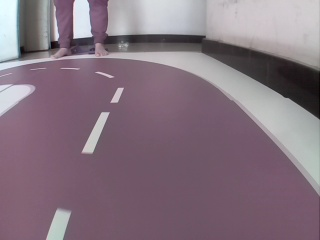
#> input picture data_all/100.jpg, 320 x 240 px, given in place of 1.jpg, which was not available
$ python test_fast_lane_detection.py   (Python 2 division)   (older library calls are emulated)
#> lines starting #> are read from the running program, lines starting #| are printed output that depends on the picture; after the words box and inside, x2 and y2 are one past the last pixel; in counts of white or black regions, pixels touching at a corner belong together; pictures that were not available may be replaced by others from this repository, and a replacement may not be noted
### lane_fit.py
import numpy as np
import cv2

def line_fit(binary_warped, window_size, line_margin, vertical_margin):
	"""
	Find and fit lane lines
	"""
	# Assuming you have created a warped binary image called "binary_warped"
	# Take a histogram of the bottom half of the image
	histogram = np.sum(binary_warped[binary_warped.shape[0]*2/4:,:], axis=0)
	# Create an output image to draw on and visualize the result
	out_img = (np.dstack((binary_warped, binary_warped, binary_warped))*255).astype('uint8')
	# Find the peak of the left and right halves of the histogram
	# These will be the starting point for the left and right lines
	midpoint = np.int(histogram.shape[0]/2)

	margin = window_size

	leftx_base = np.argmax(histogram[10:midpoint]) + margin/2
	rightx_base = np.argmax(histogram[midpoint:-margin/2]) + midpoint
	if rightx_base == midpoint:
		rightx_base = midpoint*2 - margin/2

	# Choose the number of sliding windows
	nwindows = 10
	# Set height of windows
	window_height = np.int(binary_warped.shape[0]/nwindows)
	# Identify the x and y positions of all nonzero pixels in the image
	nonzero = binary_warped.nonzero()
	nonzeroy = np.array(nonzero[0])
	nonzerox = np.array(nonzero[1])
	# Current positions to be updated for each window
	leftx_current = leftx_base
	rightx_current = rightx_base
	lefty_current = binary_warped.shape[0]
	righty_current = binary_warped.shape[0]
	# Set the width of the windows +/- margin

	# Set minimum number of pixels found to recenter window
	minpix = 5
	# Create empty lists to receive left and right lane pixel indices
	left_lane_inds = []
	right_lane_inds = []

	# Step through the windows one by one
	for window in range(nwindows):
		# Identify window boundaries in x and y (and right and left)
		win_y_low = binary_warped.shape[0] - (window+1)*window_height
		win_y_high = binary_warped.shape[0] - window*window_height
		win_xleft_low = leftx_current - margin
		win_xleft_high = leftx_current + margin
		win_xright_low = rightx_current - margin
		win_xright_high = rightx_current + margin
		# Draw the windows on the visualization image
		cv2.rectangle(out_img,(win_xleft_low,win_y_low),(win_xleft_high,win_y_high),(0,255,0), 2)
		cv2.rectangle(out_img,(win_xright_low,win_y_low),(win_xright_high,win_y_high),(0,255,0), 2)
		# Identify the nonzero pixels in x and y within the window
		good_left_inds = ((abs(nonzeroy-lefty_current)<vertical_margin )&(nonzeroy >= win_y_low) & (nonzeroy < win_y_high) & (nonzerox >= win_xleft_low) & (nonzerox < win_xleft_high)).nonzero()[0]
		good_right_inds = ((abs(nonzeroy-righty_current)<vertical_margin )&(nonzeroy >= win_y_low) & (nonzeroy < win_y_high) & (nonzerox >= win_xright_low) & (nonzerox < win_xright_high)).nonzero()[0]
		# Append these indices to the lists
		left_lane_inds.append(good_left_inds)
		right_lane_inds.append(good_right_inds)
		# If you found > minpix pixels, recenter next window on their mean position
		if len(good_left_inds) > minpix:
			leftx_current = np.int(np.mean(nonzerox[good_left_inds]))
			lefty_current = (win_y_high + win_y_low)/2
		if len(good_right_inds) > minpix:
			rightx_current = np.int(np.mean(nonzerox[good_right_inds]))
			righty_current = (win_y_high + win_y_low)/2

	# Concatenate the arrays of indices
	left_lane_inds = np.concatenate(left_lane_inds)
	right_lane_inds = np.concatenate(right_lane_inds)
	if rightx_base == midpoint*2 - margin/2:
		right_lane_inds = np.array([])

	if leftx_base == margin / 2:
		left_lane_inds = np.array([])

	leftx = np.array([0])
	lefty = np.array([0])
	rightx = np.array([0])
	righty = np.array([0])
	# Extract left and right line pixel positions
	try:
		leftx = nonzerox[left_lane_inds]
		lefty = nonzeroy[left_lane_inds]
	except:
		pass
	try:
		rightx = nonzerox[right_lane_inds]
		righty = nonzeroy[right_lane_inds]
	except:
		pass

	left_fit = [];
	right_fit = [];
	print np.size(leftx)
	print np.size(rightx)
	if np.size(leftx)<line_margin:
		pass
	else:

	# Fit a second order polynomial to each
		if np.size(leftx)<line_margin*3:
			try:
				left_fit = np.polyfit(lefty, leftx, 1)
			except:
				pass
		else:
			try:
			#left_fit = np.polyfit(lefty, leftx, 2)
				left_fit = np.polyfit(lefty, leftx, 3)
			except:
				pass
	if np.size(rightx)<line_margin:
		pass
	else:
		if np.size(rightx)<line_margin*3:
			try:
				right_fit = np.polyfit(righty, rightx, 1)
			except:
				pass
		else:
			try:
			#left_fit = np.polyfit(lefty, leftx, 2)
				right_fit = np.polyfit(righty, rightx, 3)
			except:
				pass
	# Return a dict of relevant variables
	ret = {}
	ret['left_fit'] = left_fit
	ret['right_fit'] = right_fit
	ret['nonzerox'] = nonzerox
	ret['nonzeroy'] = nonzeroy
	ret['out_img'] = out_img
	ret['left_lane_inds'] = left_lane_inds
	ret['right_lane_inds'] = right_lane_inds
	ret['leftx'] = leftx
	ret['lefty'] = lefty
	ret['rightx'] = rightx
	ret['righty'] = righty
	return ret

### test_fast_lane_detection.py
import time
import cv2
#qimport cv2.cv as cv
import numpy as np
#import matplotlib.pyplot as plt
#import tkinter
from line_collect import find_lines, line_class, classify_line
from lane_fit import line_fit
# initialize the camera and grab a reference to the raw camera capture

def lane_pipline():
    start = time.time()
    end = time.time()

    #pts1 = np.float32([[90,1], [230,1], [320,203], [1, 203]])
    pts1 = np.float32([[115, 108], [190, 108], [264, 197], [61, 198]])
    pts2 = np.float32([[100,200], [200, 200], [200, 300], [100, 300]])
    erode_k = np.uint8([[0,0,1,0,0],[0,0,1,0,0],[1,1,1,1,1],[0,0,1,0,0],[0,0,1,0,0]])
    M = cv2.getPerspectiveTransform(pts1,pts2)
    idx = 0
    mapx = np.load('caliberation/caliberation/mapx.npy')
#> (reads caliberation/caliberation/mapx.npy from the repository)
    mapy = np.load('caliberation/caliberation/mapy.npy')
#> (reads caliberation/caliberation/mapy.npy from the repository)

    # capture frames from the camera
    fushi = np.ones((320,300), np.uint8)*255
    mask = np.ones((240,320), np.uint8)*255
    mask = cv2.remap(mask, mapx, mapy, cv2.INTER_NEAREST)
    mask = cv2.warpPerspective(mask, M,(300, 320))
    mask = cv2.erode(mask, erode_k)
    mask = cv2.erode(mask, erode_k)
    for i in range(1, 299):
        # grab the raw NumPy array representing the image, then initialize the timestamp
        # and occupied/unoccupied text
        end = time.time()
        print 1/(end-start)
        start = time.time()
        idx = i
        image = cv2.imread('data_all/%s.jpg' %str(idx),1)
#> image is the input picture: shape (240, 320, 3); mean B, G, R 127.2, 115.2, 132.9
        undis_image = cv2.remap(image, mapx, mapy, cv2.INTER_NEAREST)
        img_gray = cv2.cvtColor(undis_image, cv2.COLOR_BGR2GRAY)
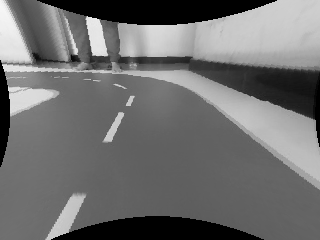
#> img_gray: shape (240, 320); min 0, max 247, mean 111
        img_cont = np.copy(img_gray)
        r, thresh = cv2.threshold(img_cont, 130, 255, cv2.THRESH_BINARY)
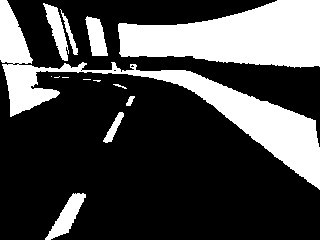
#> thresh: shape (240, 320); 27.8% white; 14 white regions (5 under 20 px)
        img, contours, hierarchy = cv2.findContours(thresh, cv2.RETR_TREE, cv2.CHAIN_APPROX_SIMPLE)
#> contours = 18 contours, 10 with area under 20; largest, box (x1, y1, x2, y2) and area: (118, 0, 320, 68) 9120, (0, 0, 320, 190) 9030, (45, 193, 86, 240) 681, (43, 3, 69, 61) 548, (85, 16, 108, 56) 536, (103, 112, 124, 143) 192, (60, 9, 78, 55) 137, (126, 96, 135, 106) 38
        max_contour = 0
        max_cnt = 0
        for contour in contours:
            #img_cont = cv2.drawContours(thresh, contour, -1, (0, 0, 125), 3)
            area = cv2.contourArea(contour)
            if(area > max_contour):
                max_contour = area
                max_cnt = contour
#> this loop made 18 passes
#> (area, max_contour) on passes 1, 13: (681, 681), (9120, 9120)
#> area on passes 2, 3, 10, 11, 12, 14: 191.5, 38, 536, 137, 548.5, 9029.5
#> after the loop, max_cnt = contour of 143 points, box (x1, y1, x2, y2) (118, 0, 320, 68), area 9120; max_contour = 9120
        zeros = np.zeros_like(image)
        #print max_cnt
        img_cont = cv2.drawContours(zeros, max_cnt, -1, (255,0,0),cv2.FILLED)
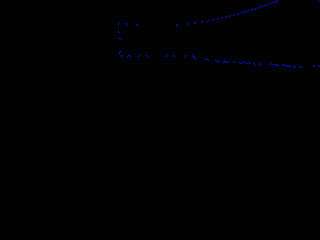
#> img_cont: shape (240, 320, 3); mean of channels 0, 1, 2 0.5, 0, 0; drawn as B, G, R


        # cut out image
        #image = ii.image_cut_out(image, 0, 320, 0, 200)

        #test_image = cv2.imread('shit.jpg', 1)

        #rows, cols, ch = test_image.shape

        cv2.warpPerspective(img_gray, M,(300, 320),fushi,cv2.INTER_CUBIC)
        kernel = np.ones((5,5), np.float32) / 25
        #fushi = cv2.equalizeHist(fushi)
        test = np.zeros((300,320,3),np.uint8)
        dst = cv2.filter2D(fushi, -1, kernel)
        #fushi = cv2.filter2D(fushi, -1, kernel)
        #print dst

        dst = cv2.Canny(dst, 40, 90)
        thresh = cv2.dilate(thresh, erode_k)
#> thresh: shape (240, 320); 32.8% white; 8 white regions, largest, box (x1, y1, x2, y2) and area: (0, 0, 320, 192) 12574, (116, 0, 320, 70) 10151, (43, 191, 88, 240) 978
        thresh = cv2.dilate(thresh, erode_k)
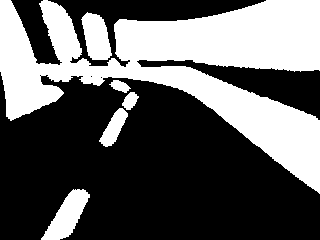
#> thresh: shape (240, 320); 37.4% white; 6 white regions, box (x1, y1, x2, y2) and area: (0, 0, 320, 194) 25571, (41, 189, 90, 240) 1214, (81, 12, 112, 60) 1030, (99, 108, 128, 147) 539, (122, 92, 139, 110) 190, (109, 80, 131, 93) 163
        #dst = cv2.dilate(dst,erode_k)
        dst = cv2.bitwise_and(dst,dst, mask=mask)
        #dst = cv2.bitwise_and(dst,dst, mask=thresh)
        #dst = cv2.dilate(dst, erode_k)
        dst = cv2.dilate(dst, erode_k)
        #dst = cv2.warpPerspective(dst, M, (200,320))
        #lines = cv2.HoughLines(dst,1, np.pi/180, 1)
        #print lines


        ret = line_fit(dst, window_size=40, line_margin=200, vertical_margin=150)
#> after the loop in line_fit, `for window in range(nwindows):`:
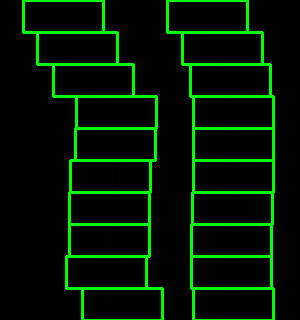
#> out_img: shape (320, 300, 3); mean of channels 0, 1, 2 0, 23.3, 0; drawn as B, G, R
#| 1813
#| 1520
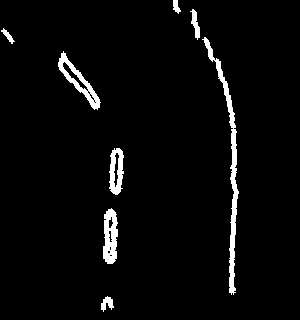
#> dst: shape (320, 300); 3.6% white; 8 white regions, largest, box (x1, y1, x2, y2) and area: (202, 37, 239, 295) 1303, (58, 51, 101, 110) 619, (103, 208, 118, 264) 614

        #plt.figure(1)
        #plt.axis([0, 300, 320, 0])
        co = 0.1
        left_fit = ret['left_fit']
#> left_fit = [1.27e-05, -0.00907, 2.04, -32.05]
        left_fit = np.poly1d(left_fit)
        right_fit = ret['right_fit']
#> right_fit = [6.83e-06, -0.00442, 0.907, 174.7]
        right_fit = np.poly1d(right_fit)
        left_y = left_fit(np.array(range(0,300)))
        left_x = np.array(range(0,300))
        right_y = right_fit(np.array(range(0, 300)))
        right_x = np.array(range(0, 300))
        # [4 lines of commented-out code are left out]
        left_pts = np.stack((left_y, left_x), axis=1)
        right_pts = np.stack((right_y, right_x), axis=1)
        left_pts = left_pts.astype(np.int32)
        right_pts = right_pts.astype(np.int32)        #print left_pts
        fushi = cv2.polylines(fushi, [left_pts], False, (255, 0, 0),1)
        fushi = cv2.polylines(fushi, [right_pts], False, (0, 0, 255), 1)
        try:
            for l in ret:
                #rint l.points
                plt.plot(l.points[:, 0], l.points[:, 1], ".")
                co = co + 0.1
#> this loop made 1 pass; (key q is pressed on pass 1)
#> pass 1, in lane_pipline, `cv2.imshow("origin", fushi)`:
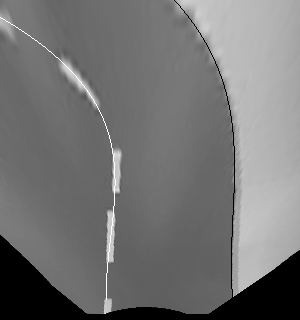
#> window 'origin': shape (320, 300); min 0, max 255, mean 115.6
#> after the loop, co = 0.1
                #plt.plot(rlx, rly, "b.")
        except:
            pass

        cv2.imshow("Frame", dst)
        cv2.imshow("origin", fushi)
        #cv2.imshow("boundary", )
        cv2.imshow("lane_find", thresh)


        key = cv2.waitKey(100) & 0xFF

        # clear the stream in preparation for the next frame
        #rawCapture.truncate(0)
        # if the `q` key was pressed, break from the loop
        if key == ord("q"):
            cv2.destroyAllWindows()
            break
        #plt.show()

if __name__ == '__main__':
    lane_pipline()
